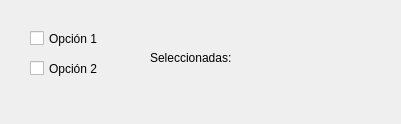
<?xml version="1.0" encoding="UTF-8"?>
<ui version="4.0">
 <class>MainWindow</class>
 <widget class="QMainWindow" name="MainWindow">
  <property name="geometry">
   <rect>
    <x>0</x>
    <y>0</y>
    <width>401</width>
    <height>124</height>
   </rect>
  </property>
  <property name="windowTitle">
   <string>MainWindow</string>
  </property>
  <widget class="QWidget" name="centralwidget">
   <widget class="QCheckBox" name="check1">
    <property name="geometry">
     <rect>
      <x>30</x>
      <y>30</y>
      <width>70</width>
      <height>17</height>
     </rect>
    </property>
    <property name="text">
     <string>Opción 1</string>
    </property>
   </widget>
   <widget class="QCheckBox" name="check2">
    <property name="geometry">
     <rect>
      <x>30</x>
      <y>60</y>
      <width>70</width>
      <height>17</height>
     </rect>
    </property>
    <property name="text">
     <string>Opción 2</string>
    </property>
   </widget>
   <widget class="QLabel" name="etiquetaSeleccion">
    <property name="geometry">
     <rect>
      <x>150</x>
      <y>50</y>
      <width>151</width>
      <height>16</height>
     </rect>
    </property>
    <property name="text">
     <string>Seleccionadas: </string>
    </property>
   </widget>
  </widget>
 </widget>
 <resources/>
 <connections/>
</ui>
